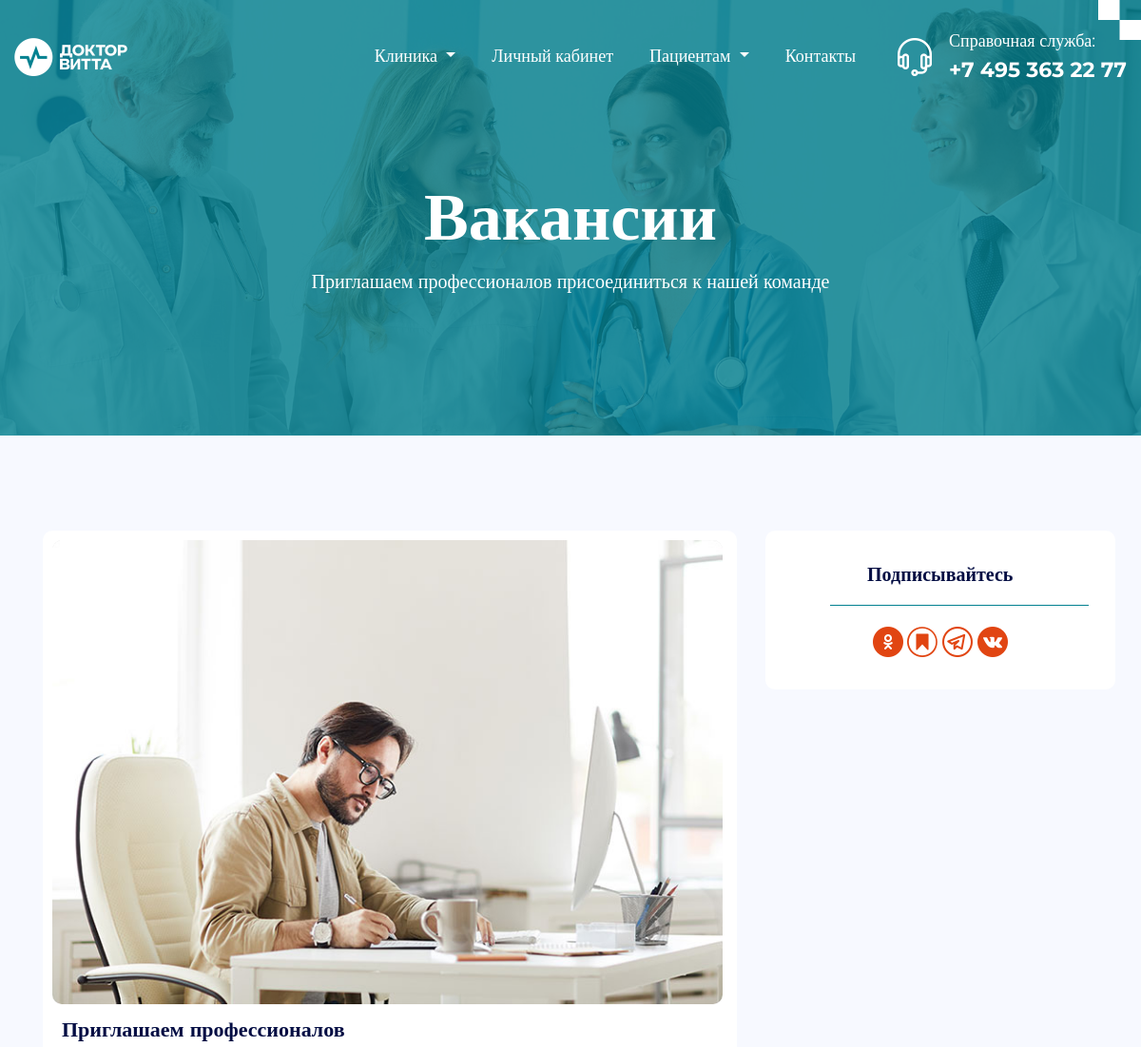
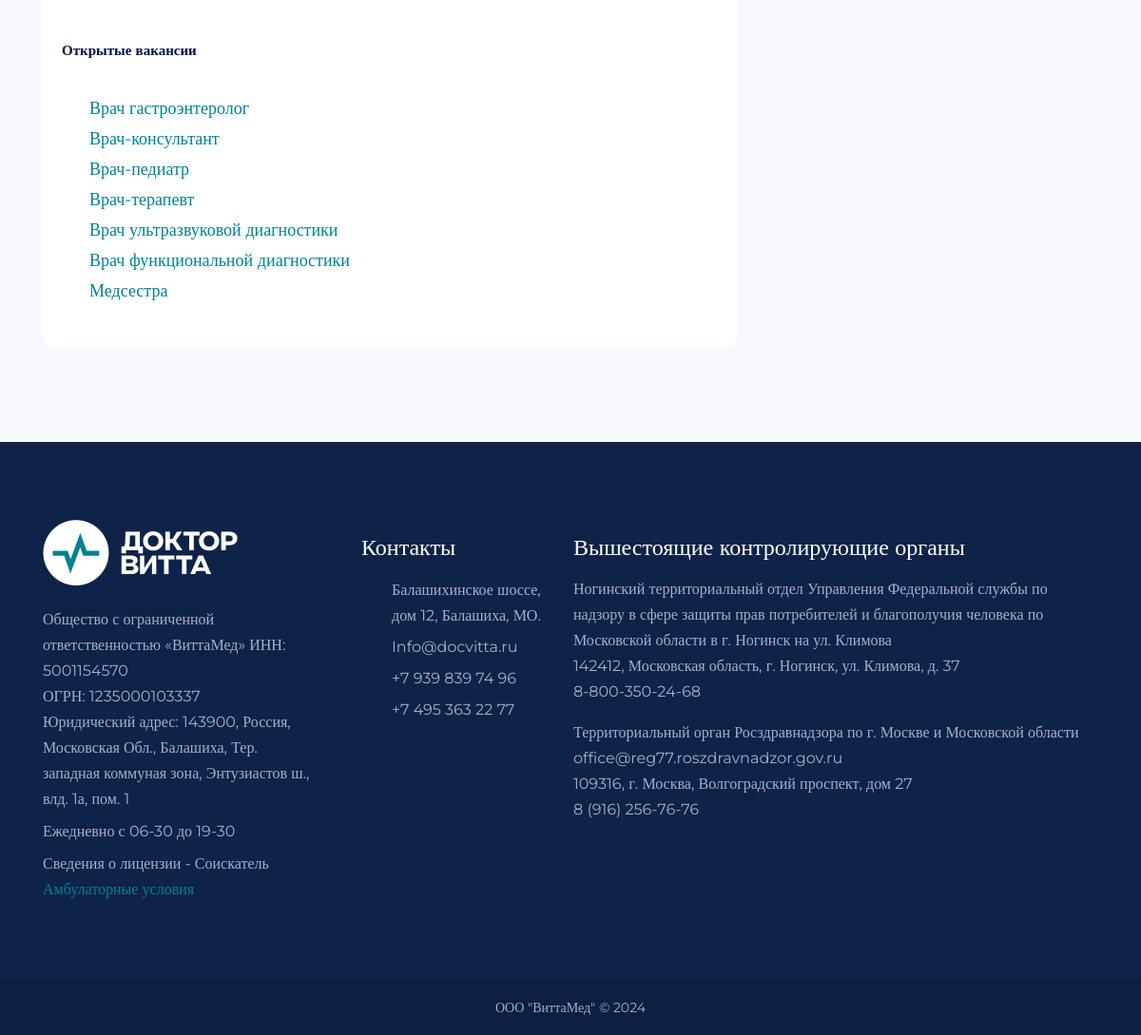
The page /vacancy/ on the database its author committed (2 pictures, top to bottom).
### homepage/models.py (models this page shows, shortened)
class Vacancy(models.Model):
    name = models.CharField(max_length=100, verbose_name='Название вакансии')
    text = RichTextField(verbose_name='Описание вакансии')

### homepage/views.py (the view)
# urls.py: path('vacancy/', views.vacancy, name='vacancy'),
def vacancy(request):
    vacancies = Vacancy.objects.all()
    context = {'vacancies': vacancies, }
    return render(request, 'homepage/vacancy.html', context=context)

### templates/homepage/vacancy.html (shortened to what this page needs)
{% extends 'base.html' %}
{% load static %}
{% block page_css %}
    <link rel="stylesheet" href="{% static 'assets/bootstrap/bootstrap.min.css'%}">
    <link rel="stylesheet" href="{% static 'assets/css/owl.carousel.min.css'%}">
    <link rel="stylesheet" href="{% static 'assets/css/aos.css'%}">
    <link rel="stylesheet" href="{% static 'assets/css/custom-style.css'%}">
    <link rel="stylesheet" href="{% static 'assets/css/responsive.css'%}">
    <link rel="stylesheet" href="{% static 'assets/css/special-classes.css'%}">
    <link rel="stylesheet" href="{% static 'assets/css/superclasses.css'%}">
    <link rel="stylesheet" href="{% static 'assets/css/custom.css'%}">
    <link rel="stylesheet" href="{% static 'assets/css/mobile.css'%}">
{% endblock %}
{% block content %}
    <section class="w-100 float-left sub-banner-con position-relative">
        <div class="wrapper2">
            <div class="sub-banner-inner-box banner-inner-box position-relative text-center w-100 float-left">
                <h1 data-aos="fade-up" data-aos-duration="700">Вакансии</h1>
                <p data-aos="fade-up" data-aos-duration="700">Приглашаем профессионалов присоединиться к нашей команде<br>
                    </p>
            </div>
        </div>
    </section>
    <section class="singleblog-section blogpage-section w-100 float-left">
        <div class="container">
            <div class="row">
                <div class="col-lg-8 col-md-12 col-sm-12 col-12">
                    <div class="main-box">
                        <figure class="image1" data-aos="fade-up" data-aos-duration="700">
                            <img src="{% static 'assets/images/singleblog-image1.jpg'%}" alt="" class="img-fluid">
                        </figure>
                        <div class="content1">
                            <h4 data-aos="fade-up" data-aos-duration="700">Приглашаем профессионалов</h4>
                            <p class="text-size-14" data-aos="fade-up" data-aos-duration="700">Открытые вакансии
                            </p>
                            <div class="generic-list">
                                <ul class="list-unstyled mb-0 aos-init aos-animate" data-aos="fade-up" data-aos-duration="700">
                                    {% for vac in vacancies %}
                                    <li><a href="{{vac.pk}}/">{{vac.name}}</a></li>
                                    {% endfor %}
                                </ul>
                            </div>
                        </div>
                    </div>
                </div>
                <div class="col-lg-4 col-md-12 col-sm-12 col-12 column">
                    {% include 'socnetworks.html' %}
                </div>
            </div>
        </div>
    </section>
{% endblock %}

### static/assets/css/custom-style.css (style rules this page uses)
:root { --primary-color:#FFF; --secondary-color:#1f1f1f; --accent: #5ad0ba; --text-color: #757887; --button-color: #243ffa; --e-global-color-secondary: #ffffff; --e-global-color-text: #b0b8db; --e-global-color-white: #ffffff; --e-global-color-black: #000000; --e-global-color-very-dark-blue: #0f1e5d; --e-global-color-vivid-yellow: #dfb405; --e-global-color-soft-red: #e45267; --e-global-color-dark-blue: #0d1a4f; --e-global-color-mostly-desaturated-dark-blue: #6f789e; --e-global-color-moderate-blue: #3c59d5; --e-global-color-bright-blue:#19296f; --e-global-color-soft-blue: #506ad9; --e-global-color-light-grayish-blue:#b0b8db; --e-global-color-very-bright-blue:#19296f; --e-global-color-very-soft-blue: #4e69d9; --e-global-color-dark-moderate-blue: #303f7e; --e-global-color-bright-moderate-blue: #334cb5; --e-global-color-soft-dark-blue: #283a8a; --e-global-color-very-dark-moderate-blue: #47548c; --e-global-color-very-light-moderate-blue: #4a65d8; --e-global-color-light-moderate-blue: #4d64cb; }
a { outline:none; color:#028190; text-decoration:none; }
.blogpage-section { position: relative; padding: 130px 0 120px; background: #f7f9ff; z-index: 1; }
.text-size-14 { font-size: 15px; }
.singleblog-section .main-box { border-radius: 10px; position: relative; background: var(--primary-color); transition: all 0.3s ease-in-out; padding: 10px 15px 40px 10px; width: 104%; margin-left: -45px; }
.singleblog-section .main-box .image1 img { border-radius: 10px; }
.singleblog-section .main-box .content1 { margin-left: 10px; }
.singleblog-section .main-box .content1 h4 { margin-bottom: 18px; }
.singleblog-section .main-box .content1 p { font-weight: 600; margin-bottom: 35px; }
.singleblog-section .column { margin-left: -20px; }
.blogpage-section a { text-decoration: none; }
@media screen and (max-width: 1440px) { .blogpage-section { padding: 100px 0; } }
@media screen and (max-width: 1440px) { .singleblog-section .main-box { width: 100%; margin-left: 0; } }
@media screen and (max-width: 1440px) { .singleblog-section .column { margin-left: 0; } }

### static/assets/css/special-classes.css (style rules this page uses)
:root { --primary-color:#FFF; --secondary-color:#030d43; --accent: #028190; --text-color: #757887; --button-color: #028190; }

### static/assets/css/superclasses.css (style rules this page uses)
:root { --primary--color: #030d43; --secondary--color: #028190; --text-color: #757887; --accent: #028190; --white-color: #fff; }
.wrapper2 { max-width: 1540px; margin-left: auto; margin-right: auto; }
h1 { font-size: 96px; font-weight: 700; line-height: 94px; color: var(--white-color); }
h4 { font-size: 22px; font-weight: 600; line-height: 22px; color: var(--primary--color); }

### static/assets/css/custom.css (style rules this page uses)
* { margin: 0; padding: 0; box-sizing: border-box; }
body { font-size: 18px; line-height: 27px; color: var(--secondary-color); font-family: 'Montserrat'; }
.banner-inner-box:after { content: ""; bottom: 0; right: -110px; width: 216px; height: 254px; position: absolute; background: url(../images/apple-shape-img.png) no-repeat; }
.banner-inner-box:before { content: ""; bottom: 0; left: -110px; width: 330px; height: 183px; position: absolute; background: url(../images/box-shape-img1.png) no-repeat; }
.generic-list ul li { margin-bottom: 5px; position: relative; padding-left: 29px; color: var(--primary--color); }
.generic-list ul li:after { content: "\f058"; font-family: "Font Awesome 5 Free"; position: absolute; font-weight: 900; left: 0; top: 0; color: var(--secondary--color); }
.sub-banner-con { background: url(../images/sub-banner-bg-img.jpg) no-repeat center; background-size: cover; }
.sub-banner-con::before { content: ""; background: var(--secondary--color); width: 100%; height: 100%; opacity: .8; position: absolute; top: 0; left: 0; }
.sub-banner-inner-box p { color: var(--white-color); font-size: 20px; line-height: 33px; margin-bottom: 35px; }
.sub-banner-inner-box { padding: 220px 0 150px; }
.sub-banner-inner-box h1 { font-size: 84px; margin-bottom: 17px; }
.sub-banner-con:after { content: ""; top: 0; right: 0; width: 130px; height: 120px; position: absolute; background: url(../images/double-shape-img2.png) no-repeat; }
.sub-banner-inner-box:after { content: ""; bottom: -50px; right: -110px; width: 216px; height: 254px; position: absolute; background: url(../images/apple-shape-img.png) no-repeat; }
.sub-banner-inner-box:before { content: ""; bottom: 0; left: -110px; width: 330px; height: 183px; position: absolute; background: url(../images/box-shape-img1.png) no-repeat; }

### rows shown on the page
Vacancy: name "Врач гастроэнтеролог"
Vacancy: name "Врач-консультант"
Vacancy: name "Врач-педиатр"
Vacancy: name "Врач-терапевт"
Vacancy: name "Врач ультразвуковой диагностики"
Vacancy: name "Врач функциональной диагностики"
Vacancy: name "Медсестра"
